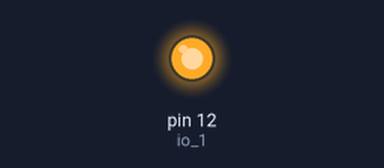
Simulated run of this program. Board: Raspberry Pi (header pin numbers), started with the argument on. Shown: output pins drawn as LEDs (lit = HIGH). What the program prints to the terminal is not drawn. At 0.0 s the program stops and its outputs stay as they are.

Above: at 0.1 s.
Timing chart, 0 to 1.5 s (numbered marks = the images above):
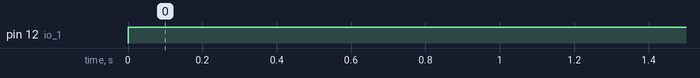

The program:

stm32_run.py
```python
import time
import sys
import RPi.GPIO as GPIO

io_1 = 12

GPIO.setwarnings(False)
GPIO.setmode(GPIO.BOARD)
GPIO.setup(io_1, GPIO.OUT)

argv1 = sys.argv[1]
if argv1 == 'on':
    GPIO.output(io_1, 1)
    print 'stm32 turn on'
elif argv1 == 'off':
    GPIO.output(io_1, 0)
    print 'stm32 turn off'
else:
    print 'invalid args'
#GPIO.cleanup()
```

Measured:
- by itself, pin 12 (io_1): LOW → HIGH at 0.00 s
